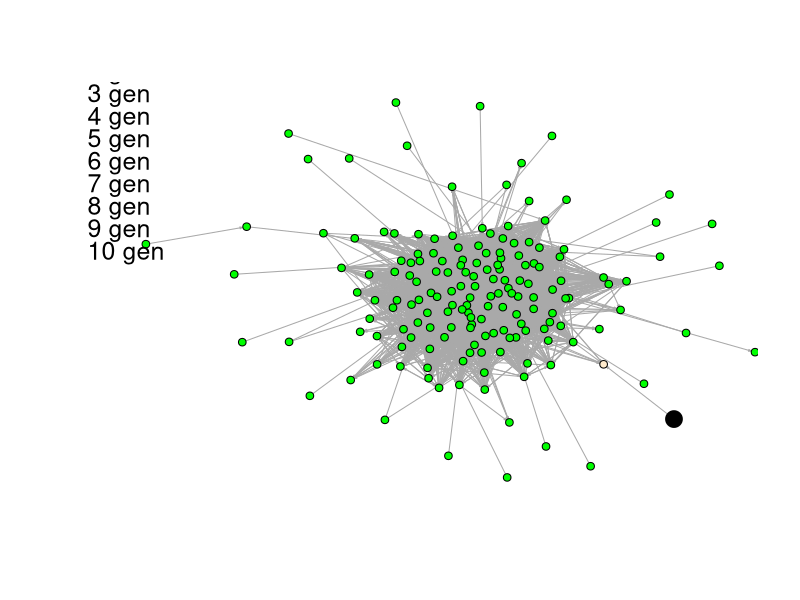

Recreate this plot in R.
library(igraph)

raw_graph_data = read.csv(file="social_network_graph_data.csv", header=FALSE, sep=" ")

graph_data <- raw_graph_data[3:nrow(raw_graph_data), 1:2]
str(graph_data)

raw_graph <- graph_from_data_frame(graph_data, directed=TRUE)
graph = simplify(raw_graph)

# check if graph has 167 vertices & 5783 edges
print(vcount(graph))
print(ecount(graph))

# CONDUCT DISTRIBUTION SIMULATION

iterations = 10
legend_descriptions <- lapply(c(1:iterations), paste0, " gen")
legend_descriptions
iteration_colors = c("black", "blanchedalmond", "blue", "blueviolet", "cyan", "darkgoldenrod1", "darkolivegreen1", "firebrick1", "deeppink", "lightskyblue")

# mark all nodes as non-infected
for(vertex_index in V(graph)) {
  V(graph)[vertex_index]$infected = F
  V(graph)[vertex_index]$color = "green"
}
print(V(graph)$infected)

# set a random node to be infected
random_index = sample(1:vcount(graph), 1)
print(random_index)
V(graph)[random_index]$infected = T
V(graph)[random_index]$color = iteration_colors[1]

# create 0-init vertex size matrix where the source-of-infection node is 1
size_matrix = matrix(0, nrow = vcount(graph), ncol = 1)
size_matrix[random_index, 1] <- 1

#infect neighbors of sampled node
for(neighbor in neighbors(graph, V(graph)[random_index])) {
  V(graph)[neighbor]$infected=T
  V(graph)[neighbor]$color=iteration_colors[2]
}

jpeg("plot.jpg", width = 1280, height = 768)
plot(graph, rescale = TRUE, ylim=c(-1,1), xlim=c(-1.1,0.9), edge.arrow.size = .15, asp = 0, 
     vertex.label=NA, vertex.size=2.5+3*as.matrix(size_matrix), layout=layout.drl(graph))

legend(-1.15, .75, y.intersp = .75, xjust = .5, yjust = .5, legend=as.vector(legend_descriptions), bty = "n", fill = iteration_colors, cex=1.5)
dev.off()
